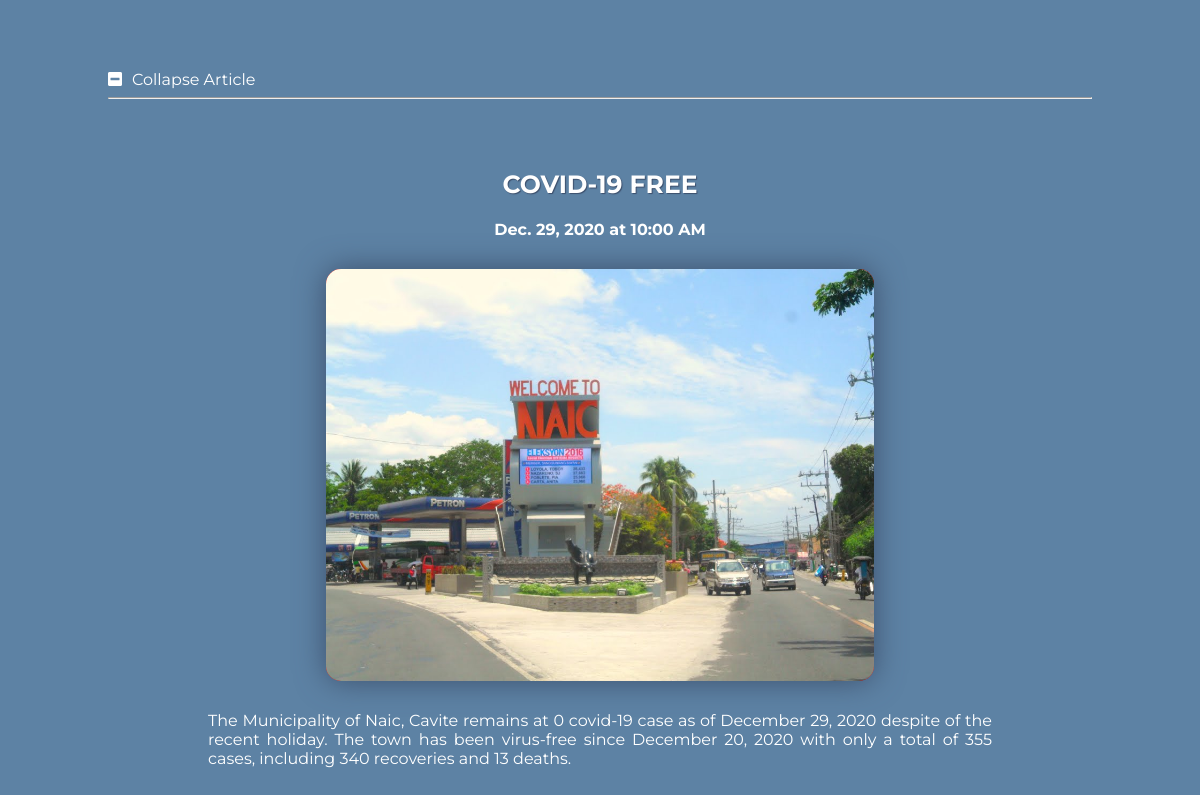
/post-details.php?id=5, run on the app's committed database.
### tables this page shows
CREATE TABLE post (
	post_id INT UNSIGNED AUTO_INCREMENT PRIMARY KEY,
	title VARCHAR(255) NOT NULL,
	date_time_posted DATETIME NOT NULL DEFAULT (NOW()),
	content VARCHAR(2000) NOT NULL,
	image VARCHAR(255) NOT NULL,
	post_status ENUM (
			'Active',
			'Deleted',
			'Edited'
		) NOT NULL DEFAULT 'Active'
);

### commons/src/inc/convert-to-long-date.php (called while the page is built, shortened)
<?php
function convert_to_long_date($date, $datetime) {
	if (isset($date)) {
		$time_stamp = strtotime($date);
		$format = "M. j, Y";
	}
	else {
		$time_stamp = strtotime($datetime);
		$format = "M. j, Y \\a\\t g:i A";
	}
	$formatted_date = date($format, $time_stamp);
	return $formatted_date;
}

### commons/src/view-post-details.php (the view, shortened to what this page needs)
<?php
require_once "inc/dbh.php";
require_once "inc/convert-to-long-date.php";
$post_id = $_GET["id"];
$query = "SELECT * FROM post WHERE post_id = ?";
try {
	$stmt = $pdo->prepare($query);
	$stmt->bindParam(1, $post_id, PDO::PARAM_INT);
	$stmt->execute();
	if ($stmt->rowCount() > 0) {
		$row = $stmt->fetch(PDO::FETCH_OBJ);
		$sub_heading = $date_time_posted = convert_to_long_date(null, $row->date_time_posted);
		$content = nl2br($row->content);
		if (basename(getcwd()) == "admin")
			$image = "../public/img/posts/".$row->image;
		else
			$image = "img/posts/".$row->image;
		echo <<<PAGE
			<section id="post-details">
				<h2>$row->title</h2>
				<h4>$sub_heading</h4>
				<img src="$image" alt="featured-photo" />
				<p>$content</p>
			</section>
PAGE;
	}
}
catch(PDOException $e) {
	require "inc/terminate-template.php";
}
finally {
	$pdo = NULL;
}

### public/css/post-details.css (style rules this page uses)
body { font-family: 'Montserrat', sans-serif; background-color: #5d82a4; color: white; }
#post-details { margin: 70px 100px; }
#post-details h2 { text-transform: uppercase; font-size: 25px; font-weight: bold; text-align: center; text-shadow: 1px 1px 1px #3c4f6c; }
#post-details h4 { text-align: center; }
#post-details img { background-color: red; display: block; height: auto; margin: 30px auto; width: 70%; box-shadow: 0px 0px 30px 0 #3c4f6c; border-radius: 15px; }
#post-details p { text-align: justify; }

### data on the page
post: title "COVID-19 FREE", image (picture), content "The Municipality of Naic, Cavite remains at 0 covid-19 case as of December 29, 2020 despite of the recent holiday. The town has been virus-free since December 20, 2020 with only a total of 355 cases, including 340 recoveries and 13 deaths."

### other printed values
$sub_heading "Dec. 29, 2020 at 10:00 AM"
